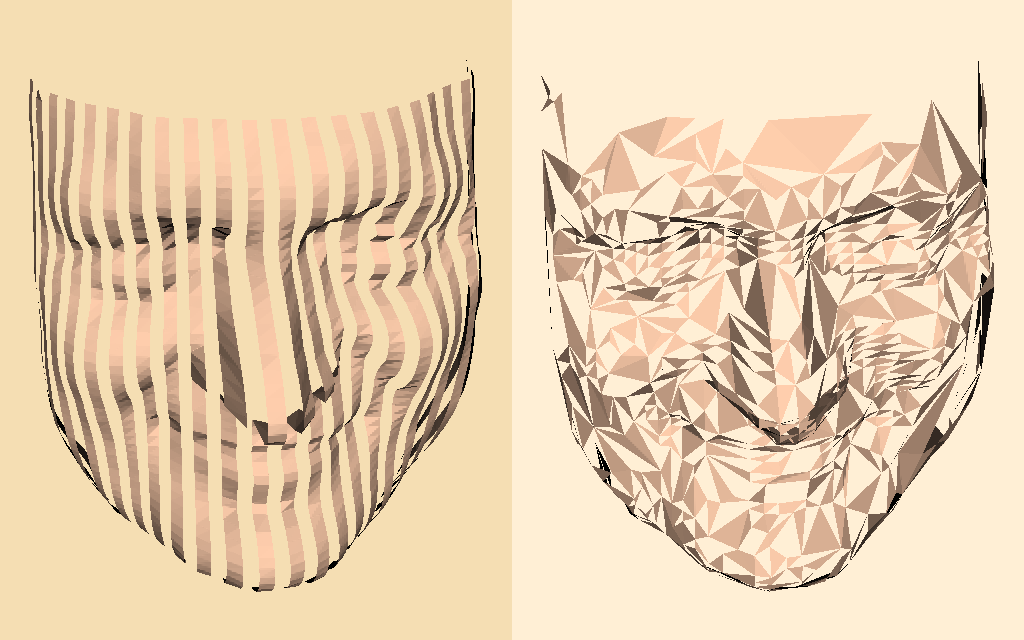

Here is the Python script that generated this plot:
#!/usr/bin/env python

# Compare triangle-strip versus unstructured mesh rendering on the Fran
# face dataset, showing every other polygon in a side-by-side view.

import os
from pathlib import Path

# Factory overrides: importing these modules registers the OpenGL rendering
# and interaction style implementations for vtkRenderingCore factory classes.
import vtkmodules.vtkInteractionStyle  # noqa: F401
import vtkmodules.vtkRenderingOpenGL2  # noqa: F401

# VTK pipeline classes used in this example
from vtkmodules.vtkFiltersCore import (
    vtkDecimatePro,
    vtkMaskPolyData,
    vtkStripper,
)
from vtkmodules.vtkIOLegacy import vtkPolyDataReader
from vtkmodules.vtkRenderingCore import (
    vtkActor,
    vtkCamera,
    vtkPolyDataMapper,
    vtkRenderWindow,
    vtkRenderWindowInteractor,
    vtkRenderer,
)

# Colors (normalized RGB)
flesh = (1.0, 0.808, 0.678)
wheat = (0.961, 0.871, 0.702)
papaya_whip = (1.0, 0.937, 0.835)

# Data directory
data_dir = Path(os.environ.get("VPE_DATA_DIR", Path(__file__).parent))

# Reader: load the Fran face scan
reader = vtkPolyDataReader()
reader.SetFileName(str(data_dir / "fran_cut.vtk"))

# ---------- left viewport: triangle-stripped mesh ----------
# Filter: convert triangles to strips for efficient rendering
stripper = vtkStripper()
stripper.SetInputConnection(reader.GetOutputPort())

# Filter: display every other strip
stripper_mask = vtkMaskPolyData()
stripper_mask.SetInputConnection(stripper.GetOutputPort())
stripper_mask.SetOnRatio(2)

# Mapper: map stripped polygon data
stripper_mapper = vtkPolyDataMapper()
stripper_mapper.SetInputConnection(stripper_mask.GetOutputPort())

# Actor: stripped face mesh
stripper_actor = vtkActor()
stripper_actor.SetMapper(stripper_mapper)
stripper_actor.GetProperty().SetColor(flesh)

# ---------- right viewport: decimated unstructured mesh ----------
# Filter: decimate the mesh to 30% of original polygons
decimate = vtkDecimatePro()
decimate.SetInputConnection(reader.GetOutputPort())
decimate.SetTargetReduction(0.7)
decimate.PreserveTopologyOn()

# Filter: display every other polygon
mask = vtkMaskPolyData()
mask.SetInputConnection(decimate.GetOutputPort())
mask.SetOnRatio(2)

# Mapper: map decimated polygon data
decimated_mapper = vtkPolyDataMapper()
decimated_mapper.SetInputConnection(mask.GetOutputPort())

# Actor: decimated face mesh
decimated_actor = vtkActor()
decimated_actor.SetMapper(decimated_mapper)
decimated_actor.GetProperty().SetColor(flesh)

# Renderer: left viewport — stripped mesh
renderer_left = vtkRenderer()
renderer_left.AddActor(stripper_actor)
renderer_left.SetBackground(wheat)
renderer_left.SetViewport(0.0, 0.0, 0.5, 1.0)

# Renderer: right viewport — decimated mesh
renderer_right = vtkRenderer()
renderer_right.AddActor(decimated_actor)
renderer_right.SetBackground(papaya_whip)
renderer_right.SetViewport(0.5, 0.0, 1.0, 1.0)

# Window: display the rendered scene
render_window = vtkRenderWindow()
render_window.AddRenderer(renderer_left)
render_window.AddRenderer(renderer_right)
render_window.SetWindowName("strip fran")
render_window.SetMultiSamples(0)
render_window.SetSize(1024, 640)

# Scene: shared camera between both viewports
camera = vtkCamera()
camera.SetFocalPoint(0, 0, 0)
camera.SetPosition(1, 0, 0)
camera.SetViewUp(0, 1, 0)
renderer_left.SetActiveCamera(camera)
renderer_right.SetActiveCamera(camera)
renderer_left.ResetCamera()
camera.Azimuth(30)
camera.Elevation(30)
camera.Dolly(1.4)
renderer_left.ResetCameraClippingRange()

# Interactor: handle mouse and keyboard events
interactor = vtkRenderWindowInteractor()
interactor.SetRenderWindow(render_window)

# Launch the interactive visualization
render_window.Render()
interactor.Start()
